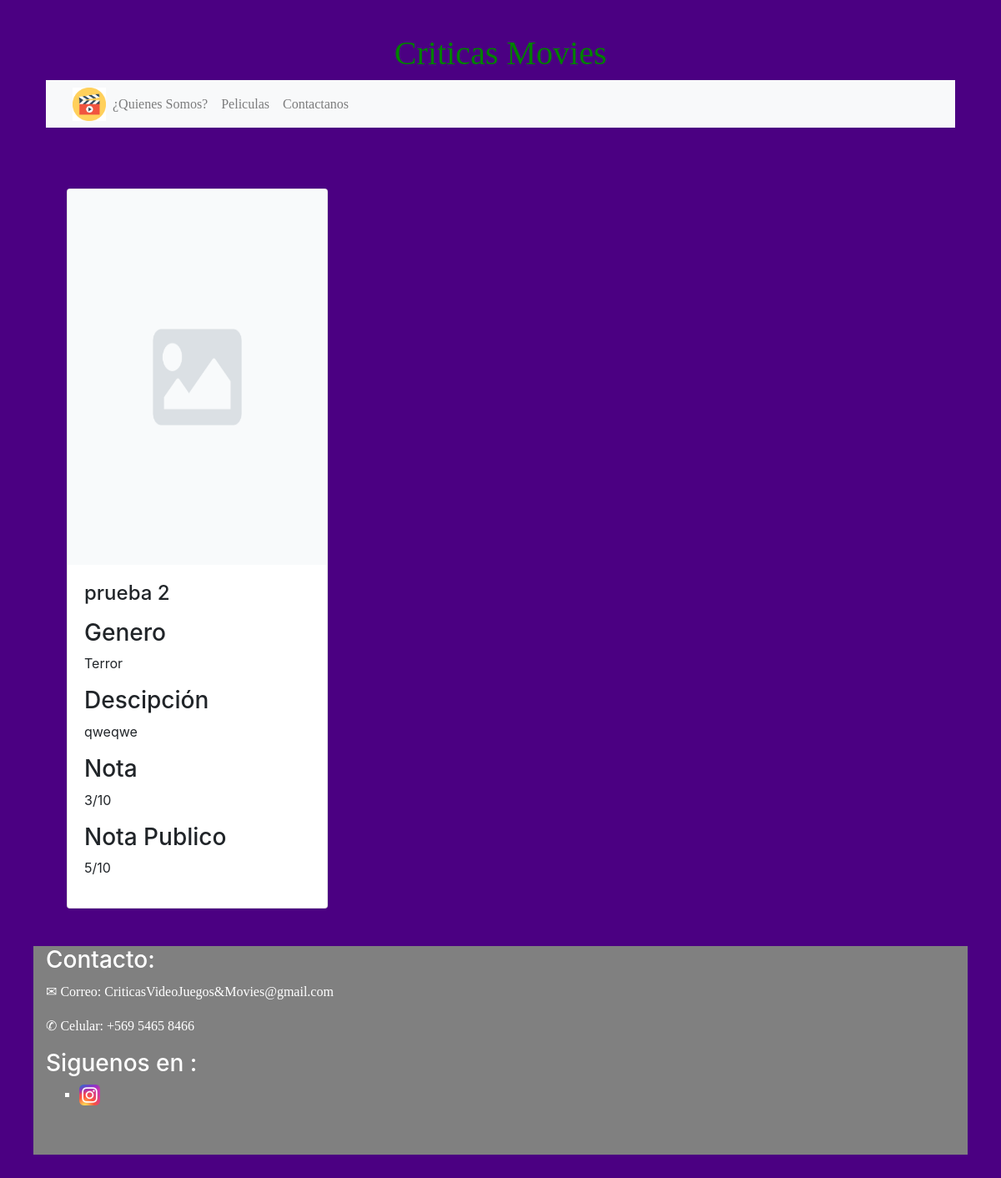
/peliculas/criticas/, run on an earlier commit of the app's database.
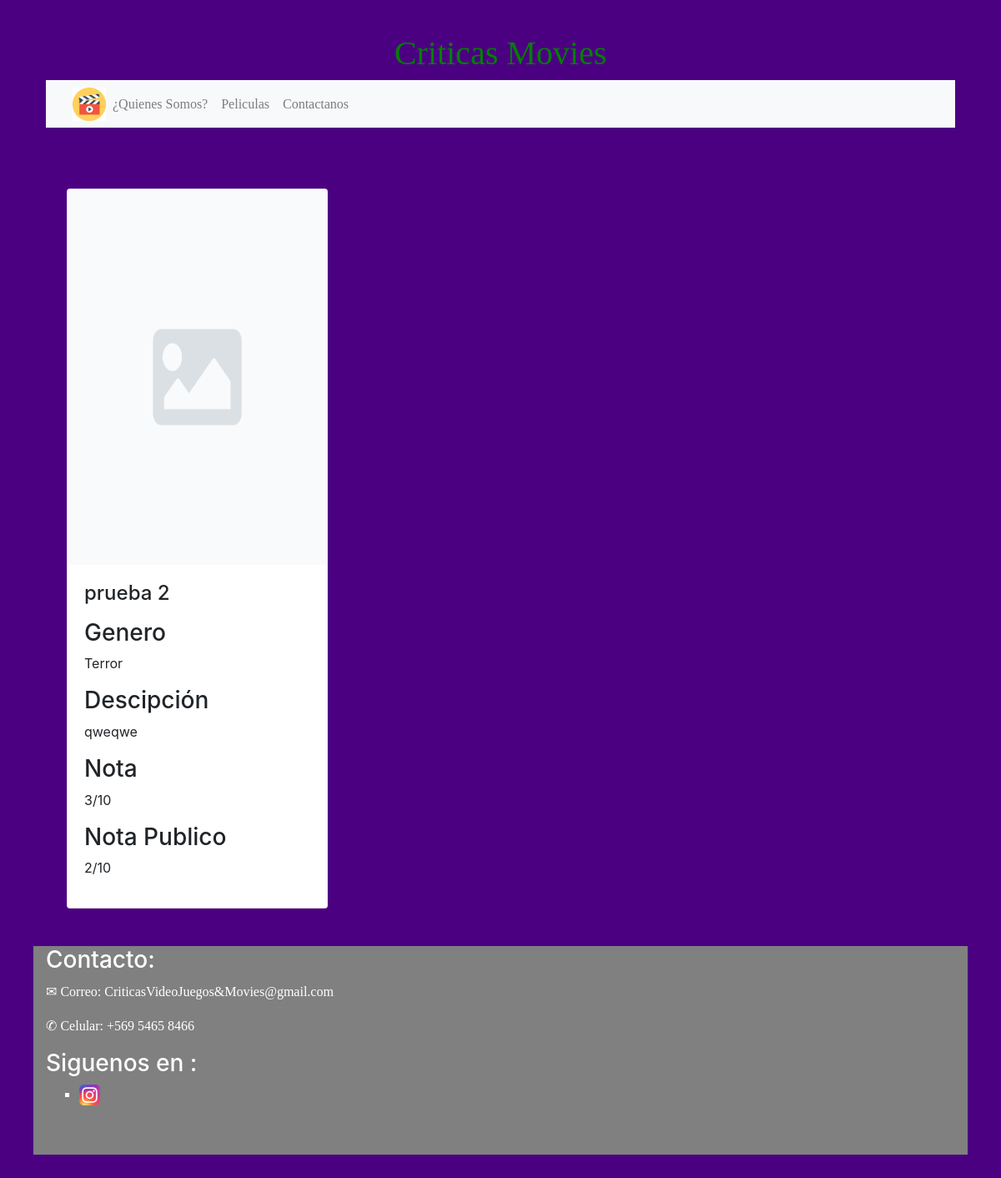
And on a later commit of the database.
### peliculas/models.py (models this page shows, shortened)
class Movie(models.Model):
	id = models.UUIDField(primary_key=True, default=uuid.uuid4)
	name = models.CharField (max_length=100)
	enum_gen =(
		('Accion','acc'),('Terror','terr'),('Horror','Horr'),('Comedia','Com'),('Ficción','fic'),('Otros','otro'),
		)
	gene = models.CharField (max_length=10, choices=enum_gen, blank=True, default='Otros')
	desc = models.TextField (max_length=1000, blank=True, default='')
	clasif = models.IntegerField ()
	clasifplu = models.IntegerField (blank = True, null = True)
	imagen = models.ImageField (upload_to='media/imagenes', null=True, blank=True, default='media/imagenes/not-found.png')

### peliculas/views.py (the view)
# urls.py: path('peliculas/', include('peliculas.urls')),
def peliculas(request):
	numpeli = Movie.objects.all()
	return render(request, 'pelis.html', context={"numpeli":numpeli} )

### peliculas/templates/pelis.html (shortened to what this page needs)
{% extends "base_generic.html" %}
         {% block content %}
         <section id="galeria" class="container">
      <br><br>
          <div class="row">
           {% for movie in numpeli %}
            <div class="col-lg-4">
              <div class="card">
                <img class="card-img-top" src="{{ movie.imagen.url }}" width = "50" height = "400" alt = "">
                <div class="card-body">
                  <h4 class="card-title">{{ movie.name }}</h4>
                  <p class="card-text"><h3 >Genero</h3>{{ movie.gene }}</p>
                  <p class="card-text"><h3>Descipción</h3>{{ movie.desc }}</p>
                  <p class="card-text"><h3>Nota</h3>{{ movie.clasif }}/10</p>
                  <p class="card-text"><h3>Nota Publico</h3>{{ movie.clasifplu }}/10</p>
                </div>
              </div>
              </div>
            {% endfor %}
        </div>
       		</section>
         {% endblock %}

What changed in the data, as far as the page shows it:
changed Movie "prueba 2": clasifplu "5" → "2"
